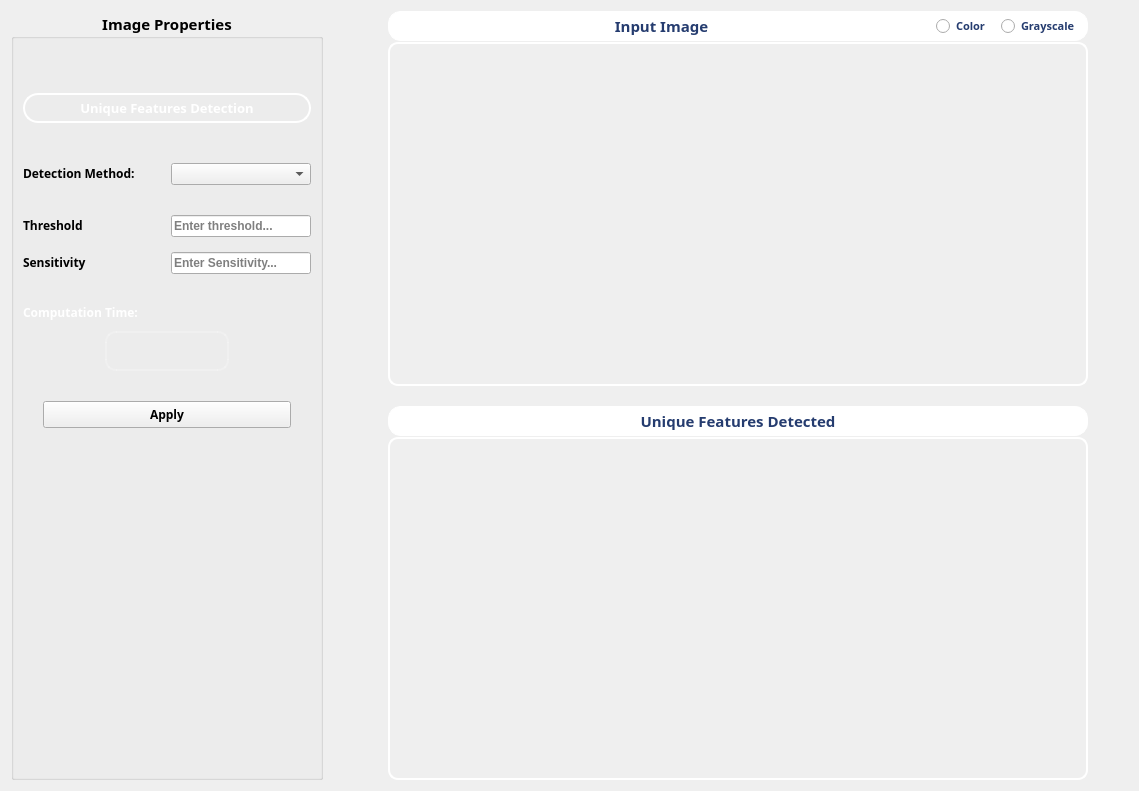
      <widget class="QWidget" name="tab_harris_lambda">
       <attribute name="title">
        <string>Feature Detection</string>
       </attribute>
       <layout class="QGridLayout" name="gridLayout_121">
        <item row="0" column="0">
         <layout class="QGridLayout" name="gridLayout_120">
          <property name="horizontalSpacing">
           <number>25</number>
          </property>
          <item row="0" column="0">
           <widget class="QGroupBox" name="groupBox_8">
            <property name="minimumSize">
             <size>
              <width>312</width>
              <height>0</height>
             </size>
            </property>
            <property name="maximumSize">
             <size>
              <width>312</width>
              <height>16777215</height>
             </size>
            </property>
            <property name="font">
             <font>
              <family>Yu Gothic UI Semibold</family>
              <pointsize>11</pointsize>
              <weight>75</weight>
              <italic>false</italic>
              <bold>true</bold>
              <underline>false</underline>
             </font>
            </property>
            <property name="title">
             <string>Image Properties</string>
            </property>
            <property name="alignment">
             <set>Qt::AlignCenter</set>
            </property>
            <layout class="QGridLayout" name="gridLayout_157">
             <item row="0" column="0">
              <spacer name="verticalSpacer_5">
               <property name="orientation">
                <enum>Qt::Vertical</enum>
               </property>
               <property name="sizeType">
                <enum>QSizePolicy::Maximum</enum>
               </property>
               <property name="sizeHint" stdset="0">
                <size>
                 <width>20</width>
                 <height>45</height>
                </size>
               </property>
              </spacer>
             </item>
             <item row="1" column="0">
              <layout class="QGridLayout" name="gridLayout_119">
               <property name="verticalSpacing">
                <number>40</number>
               </property>
               <item row="0" column="0">
                <widget class="QLabel" name="label_62">
                 <property name="sizePolicy">
                  <sizepolicy hsizetype="Preferred" vsizetype="Fixed">
                   <horstretch>0</horstretch>
                   <verstretch>0</verstretch>
                  </sizepolicy>
                 </property>
                 <property name="minimumSize">
                  <size>
                   <width>0</width>
                   <height>30</height>
                  </size>
                 </property>
                 <property name="maximumSize">
                  <size>
                   <width>16777215</width>
                   <height>30</height>
                  </size>
                 </property>
                 <property name="font">
                  <font>
                   <family>Yu Gothic UI Semibold</family>
                   <pointsize>10</pointsize>
                   <weight>75</weight>
                   <italic>false</italic>
                   <bold>true</bold>
                   <underline>false</underline>
                  </font>
                 </property>
                 <property name="styleSheet">
                  <string notr="true">background-color: rgba(255, 255, 255, 0);
color: white;
border: 2px solid white;
border-radius: 15px;</string>
                 </property>
                 <property name="text">
                  <string>Unique Features Detection</string>
                 </property>
                 <property name="alignment">
                  <set>Qt::AlignCenter</set>
                 </property>
                </widget>
               </item>
               <item row="1" column="0">
                <layout class="QGridLayout" name="gridLayout_118">
                 <property name="verticalSpacing">
                  <number>30</number>
                 </property>
                 <item row="0" column="0">
                  <layout class="QGridLayout" name="gridLayout_108">
                   <property name="verticalSpacing">
                    <number>30</number>
                   </property>
                   <item row="0" column="0">
                    <layout class="QGridLayout" name="gridLayout_105">
                     <item row="0" column="0">
                      <widget class="QLabel" name="label_64">
                       <property name="maximumSize">
                        <size>
                         <width>188</width>
                         <height>16777215</height>
                        </size>
                       </property>
                       <property name="font">
                        <font>
                         <family>Yu Gothic UI Semibold</family>
                         <pointsize>9</pointsize>
                        </font>
                       </property>
                       <property name="text">
                        <string>&lt;html&gt;&lt;head/&gt;&lt;body&gt;&lt;p&gt;Detection Method:&lt;/p&gt;&lt;/body&gt;&lt;/html&gt;</string>
                       </property>
                       <property name="wordWrap">
                        <bool>false</bool>
                       </property>
                       <property name="margin">
                        <number>0</number>
                       </property>
                      </widget>
                     </item>
                     <item row="0" column="1">
                      <widget class="QComboBox" name="comboBox_detection_method">
                       <property name="sizePolicy">
                        <sizepolicy hsizetype="Fixed" vsizetype="Fixed">
                         <horstretch>0</horstretch>
                         <verstretch>0</verstretch>
                        </sizepolicy>
                       </property>
                       <property name="minimumSize">
                        <size>
                         <width>140</width>
                         <height>0</height>
                        </size>
                       </property>
                       <property name="maximumSize">
                        <size>
                         <width>140</width>
                         <height>16777215</height>
                        </size>
                       </property>
                       <property name="font">
                        <font>
                         <family>Yu Gothic UI</family>
                         <pointsize>9</pointsize>
                        </font>
                       </property>
                       <property name="cursor">
                        <cursorShape>PointingHandCursor</cursorShape>
                       </property>
                       <property name="toolTip">
                        <string>Choose feature-detection method</string>
                       </property>
                       <property name="currentIndex">
                        <number>-1</number>
                       </property>
                       <item>
                        <property name="text">
                         <string>Harris</string>
                        </property>
                       </item>
                       <item>
                        <property name="text">
                         <string>Lambda-Minus</string>
                        </property>
                       </item>
                      </widget>
                     </item>
                    </layout>
                   </item>
                   <item row="1" column="0">
                    <layout class="QGridLayout" name="gridLayout_102">
                     <property name="verticalSpacing">
                      <number>15</number>
                     </property>
                     <item row="0" column="0">
                      <layout class="QGridLayout" name="gridLayout_164" columnstretch="0,0">
                       <property name="verticalSpacing">
                        <number>10</number>
                       </property>
                       <item row="0" column="0">
                        <widget class="QLabel" name="label_70">
                         <property name="sizePolicy">
                          <sizepolicy hsizetype="Preferred" vsizetype="Fixed">
                           <horstretch>0</horstretch>
                           <verstretch>0</verstretch>
                          </sizepolicy>
                         </property>
                         <property name="font">
                          <font>
                           <family>Yu Gothic UI Semibold</family>
                           <pointsize>9</pointsize>
                           <weight>75</weight>
                           <italic>false</italic>
                           <bold>true</bold>
                           <underline>false</underline>
                          </font>
                         </property>
                         <property name="text">
                          <string>Threshold</string>
                         </property>
                        </widget>
                       </item>
                       <item row="0" column="1">
                        <widget class="QLineEdit" name="lineEdit_threshold">
                         <property name="sizePolicy">
                          <sizepolicy hsizetype="Fixed" vsizetype="Fixed">
                           <horstretch>0</horstretch>
                           <verstretch>0</verstretch>
                          </sizepolicy>
                         </property>
                         <property name="minimumSize">
                          <size>
                           <width>130</width>
                           <height>0</height>
                          </size>
                         </property>
                         <property name="maximumSize">
                          <size>
                           <width>140</width>
                           <height>16777215</height>
                          </size>
                         </property>
                         <property name="font">
                          <font>
                           <family>Yu Gothic UI</family>
                           <pointsize>9</pointsize>
                           <weight>75</weight>
                           <italic>false</italic>
                           <bold>true</bold>
                           <underline>false</underline>
                          </font>
                         </property>
                         <property name="cursor">
                          <cursorShape>IBeamCursor</cursorShape>
                         </property>
                         <property name="toolTip">
                          <string>Enter threshold value</string>
                         </property>
                         <property name="cursorPosition">
                          <number>0</number>
                         </property>
                         <property name="alignment">
                          <set>Qt::AlignLeading|Qt::AlignLeft|Qt::AlignVCenter</set>
                         </property>
                         <property name="placeholderText">
                          <string>Enter threshold...</string>
                         </property>
                         <property name="clearButtonEnabled">
                          <bool>false</bool>
                         </property>
                        </widget>
                       </item>
                      </layout>
                     </item>
                     <item row="1" column="0">
                      <layout class="QGridLayout" name="gridLayout_160" columnstretch="0,0">
                       <property name="verticalSpacing">
                        <number>10</number>
                       </property>
                       <item row="0" column="0">
                        <widget class="QLabel" name="label_68">
                         <property name="sizePolicy">
                          <sizepolicy hsizetype="Preferred" vsizetype="Fixed">
                           <horstretch>0</horstretch>
                           <verstretch>0</verstretch>
                          </sizepolicy>
                         </property>
                         <property name="font">
                          <font>
                           <family>Yu Gothic UI Semibold</family>
                           <pointsize>9</pointsize>
                           <weight>75</weight>
                           <italic>false</italic>
                           <bold>true</bold>
                           <underline>false</underline>
                          </font>
                         </property>
                         <property name="text">
                          <string>Sensitivity</string>
                         </property>
                        </widget>
                       </item>
                       <item row="0" column="1">
                        <widget class="QLineEdit" name="lineEdit_sensitivity">
                         <property name="sizePolicy">
                          <sizepolicy hsizetype="Fixed" vsizetype="Fixed">
                           <horstretch>0</horstretch>
                           <verstretch>0</verstretch>
                          </sizepolicy>
                         </property>
                         <property name="minimumSize">
                          <size>
                           <width>130</width>
                           <height>0</height>
                          </size>
                         </property>
                         <property name="maximumSize">
                          <size>
                           <width>140</width>
                           <height>16777215</height>
                          </size>
                         </property>
                         <property name="font">
                          <font>
                           <family>Yu Gothic UI</family>
                           <pointsize>9</pointsize>
                           <weight>75</weight>
                           <italic>false</italic>
                           <bold>true</bold>
                           <underline>false</underline>
                          </font>
                         </property>
                         <property name="cursor">
                          <cursorShape>IBeamCursor</cursorShape>
                         </property>
                         <property name="toolTip">
                          <string>Enter sensitivity value</string>
                         </property>
                         <property name="cursorPosition">
                          <number>0</number>
                         </property>
                         <property name="alignment">
                          <set>Qt::AlignLeading|Qt::AlignLeft|Qt::AlignVCenter</set>
                         </property>
                         <property name="placeholderText">
                          <string>Enter Sensitivity...</string>
                         </property>
                         <property name="clearButtonEnabled">
                          <bool>false</bool>
                         </property>
                        </widget>
                       </item>
                      </layout>
                     </item>
                    </layout>
                   </item>
                  </layout>
                 </item>
                 <item row="1" column="0">
                  <layout class="QGridLayout" name="gridLayout_158">
                   <property name="verticalSpacing">
                    <number>10</number>
                   </property>
                   <item row="1" column="1">
                    <widget class="QLabel" name="label_computation_time">
                     <property name="sizePolicy">
                      <sizepolicy hsizetype="Preferred" vsizetype="Fixed">
                       <horstretch>0</horstretch>
                       <verstretch>0</verstretch>
                      </sizepolicy>
                     </property>
                     <property name="minimumSize">
                      <size>
                       <width>124</width>
                       <height>40</height>
                      </size>
                     </property>
                     <property name="maximumSize">
                      <size>
                       <width>113</width>
                       <height>16777215</height>
                      </size>
                     </property>
                     <property name="font">
                      <font>
                       <family>Yu Gothic UI Semibold</family>
                       <pointsize>11</pointsize>
                       <weight>75</weight>
                       <bold>true</bold>
                      </font>
                     </property>
                     <property name="toolTip">
                      <string>Computation time</string>
                     </property>
                     <property name="styleSheet">
                      <string notr="true">border: 2px solid rgba(255, 255, 255, 50);
border-radius: 11px;
color: white;</string>
                     </property>
                     <property name="text">
                      <string/>
                     </property>
                     <property name="alignment">
                      <set>Qt::AlignCenter</set>
                     </property>
                    </widget>
                   </item>
                   <item row="1" column="2">
                    <spacer name="horizontalSpacer_32">
                     <property name="orientation">
                      <enum>Qt::Horizontal</enum>
                     </property>
                     <property name="sizeHint" stdset="0">
                      <size>
                       <width>40</width>
                       <height>20</height>
                      </size>
                     </property>
                    </spacer>
                   </item>
                   <item row="1" column="0">
                    <spacer name="horizontalSpacer_33">
                     <property name="orientation">
                      <enum>Qt::Horizontal</enum>
                     </property>
                     <property name="sizeHint" stdset="0">
                      <size>
                       <width>40</width>
                       <height>20</height>
                      </size>
                     </property>
                    </spacer>
                   </item>
                   <item row="0" column="0" colspan="3">
                    <widget class="QLabel" name="label_71">
                     <property name="sizePolicy">
                      <sizepolicy hsizetype="Preferred" vsizetype="Fixed">
                       <horstretch>0</horstretch>
                       <verstretch>0</verstretch>
                      </sizepolicy>
                     </property>
                     <property name="maximumSize">
                      <size>
                       <width>222</width>
                       <height>16777215</height>
                      </size>
                     </property>
                     <property name="font">
                      <font>
                       <family>Yu Gothic UI Semibold</family>
                       <pointsize>9</pointsize>
                       <weight>75</weight>
                       <bold>true</bold>
                      </font>
                     </property>
                     <property name="styleSheet">
                      <string notr="true">border-radius: 11px;
color: white;
</string>
                     </property>
                     <property name="text">
                      <string>Computation Time:</string>
                     </property>
                    </widget>
                   </item>
                  </layout>
                 </item>
                 <item row="2" column="0">
                  <layout class="QGridLayout" name="gridLayout_161">
                   <item row="0" column="0">
                    <spacer name="horizontalSpacer_25">
                     <property name="orientation">
                      <enum>Qt::Horizontal</enum>
                     </property>
                     <property name="sizeType">
                      <enum>QSizePolicy::Fixed</enum>
                     </property>
                     <property name="sizeHint" stdset="0">
                      <size>
                       <width>20</width>
                       <height>20</height>
                      </size>
                     </property>
                    </spacer>
                   </item>
                   <item row="0" column="1">
                    <widget class="QPushButton" name="apply_harris_lambda_btn">
                     <property name="minimumSize">
                      <size>
                       <width>200</width>
                       <height>27</height>
                      </size>
                     </property>
                     <property name="font">
                      <font>
                       <family>Yu Gothic UI Semibold</family>
                       <pointsize>9</pointsize>
                       <weight>75</weight>
                       <italic>false</italic>
                       <bold>true</bold>
                       <underline>false</underline>
                      </font>
                     </property>
                     <property name="cursor">
                      <cursorShape>PointingHandCursor</cursorShape>
                     </property>
                     <property name="toolTip">
                      <string>Detect unique features in the input image</string>
                     </property>
                     <property name="text">
                      <string>Apply</string>
                     </property>
                    </widget>
                   </item>
                   <item row="0" column="2">
                    <spacer name="horizontalSpacer_26">
                     <property name="orientation">
                      <enum>Qt::Horizontal</enum>
                     </property>
                     <property name="sizeType">
                      <enum>QSizePolicy::Fixed</enum>
                     </property>
                     <property name="sizeHint" stdset="0">
                      <size>
                       <width>20</width>
                       <height>20</height>
                      </size>
                     </property>
                    </spacer>
                   </item>
                  </layout>
                 </item>
                </layout>
               </item>
              </layout>
             </item>
             <item row="2" column="0">
              <spacer name="verticalSpacer_6">
               <property name="orientation">
                <enum>Qt::Vertical</enum>
               </property>
               <property name="sizeType">
                <enum>QSizePolicy::Preferred</enum>
               </property>
               <property name="sizeHint" stdset="0">
                <size>
                 <width>20</width>
                 <height>340</height>
                </size>
               </property>
              </spacer>
             </item>
            </layout>
           </widget>
          </item>
          <item row="0" column="1">
           <layout class="QGridLayout" name="gridLayout_114">
            <property name="verticalSpacing">
             <number>20</number>
            </property>
            <item row="0" column="0">
             <layout class="QGridLayout" name="gridLayout_115" rowstretch="0,1">
              <property name="verticalSpacing">
               <number>1</number>
              </property>
              <item row="1" column="0">
               <spacer name="horizontalSpacer_15">
                <property name="orientation">
                 <enum>Qt::Horizontal</enum>
                </property>
                <property name="sizeType">
                 <enum>QSizePolicy::Preferred</enum>
                </property>
                <property name="sizeHint" stdset="0">
                 <size>
                  <width>40</width>
                  <height>20</height>
                 </size>
                </property>
               </spacer>
              </item>
              <item row="0" column="1">
               <layout class="QGridLayout" name="gridLayout_116" columnstretch="1,0">
                <property name="horizontalSpacing">
                 <number>0</number>
                </property>
                <item row="0" column="1">
                 <layout class="QGridLayout" name="gridLayout_117">
                  <property name="horizontalSpacing">
                   <number>0</number>
                  </property>
                  <item row="0" column="0">
                   <widget class="QRadioButton" name="radioButton_features_detection_color">
                    <property name="sizePolicy">
                     <sizepolicy hsizetype="Fixed" vsizetype="Fixed">
                      <horstretch>0</horstretch>
                      <verstretch>0</verstretch>
                     </sizepolicy>
                    </property>
                    <property name="minimumSize">
                     <size>
                      <width>65</width>
                      <height>30</height>
                     </size>
                    </property>
                    <property name="font">
                     <font>
                      <family>Yu Gothic UI Semibold</family>
                      <pointsize>8</pointsize>
                      <weight>75</weight>
                      <bold>true</bold>
                     </font>
                    </property>
                    <property name="cursor">
                     <cursorShape>PointingHandCursor</cursorShape>
                    </property>
                    <property name="styleSheet">
                     <string notr="true">color: rgb(37, 60, 111);
background-color: white;
border: 1px solid white;</string>
                    </property>
                    <property name="text">
                     <string>Color</string>
                    </property>
                   </widget>
                  </item>
                  <item row="0" column="1">
                   <widget class="QRadioButton" name="radioButton_features_detection_grayscale">
                    <property name="sizePolicy">
                     <sizepolicy hsizetype="Fixed" vsizetype="Fixed">
                      <horstretch>0</horstretch>
                      <verstretch>0</verstretch>
                     </sizepolicy>
                    </property>
                    <property name="minimumSize">
                     <size>
                      <width>88</width>
                      <height>30</height>
                     </size>
                    </property>
                    <property name="font">
                     <font>
                      <family>Yu Gothic UI Semibold</family>
                      <pointsize>8</pointsize>
                      <weight>75</weight>
                      <bold>true</bold>
                     </font>
                    </property>
                    <property name="cursor">
                     <cursorShape>PointingHandCursor</cursorShape>
                    </property>
                    <property name="styleSheet">
                     <string notr="true">color: rgb(37, 60, 111);
background-color: white;
border: 1px solid white;
border-top-right-radius: 13px;
border-bottom-right-radius: 13px;
padding-right: 2px;
</string>
                    </property>
                    <property name="text">
                     <string>Grayscale</string>
                    </property>
                   </widget>
                  </item>
                 </layout>
                </item>
                <item row="0" column="0">
                 <widget class="QLabel" name="label_45">
                  <property name="sizePolicy">
                   <sizepolicy hsizetype="Preferred" vsizetype="Fixed">
                    <horstretch>0</horstretch>
                    <verstretch>0</verstretch>
                   </sizepolicy>
                  </property>
                  <property name="minimumSize">
                   <size>
                    <width>147</width>
                    <height>30</height>
                   </size>
                  </property>
                  <property name="maximumSize">
                   <size>
                    <width>747</width>
                    <height>16777215</height>
                   </size>
                  </property>
                  <property name="font">
                   <font>
                    <family>Yu Gothic</family>
                    <pointsize>11</pointsize>
                    <weight>75</weight>
                    <bold>true</bold>
                   </font>
                  </property>
                  <property name="styleSheet">
                   <string notr="true">color: rgb(37, 60, 111);
background-color: white;
border: 1px solid white;
border-top-left-radius: 13px;
border-bottom-left-radius: 13px;</string>
                  </property>
                  <property name="text">
                   <string>Input Image</string>
                  </property>
                  <property name="alignment">
                   <set>Qt::AlignCenter</set>
                  </property>
                  <property name="wordWrap">
                   <bool>false</bool>
                  </property>
                 </widget>
                </item>
               </layout>
              </item>
              <item row="1" column="2">
               <spacer name="horizontalSpacer_16">
                <property name="orientation">
                 <enum>Qt::Horizontal</enum>
                </property>
                <property name="sizeType">
                 <enum>QSizePolicy::Preferred</enum>
                </property>
                <property name="sizeHint" stdset="0">
                 <size>
                  <width>40</width>
                  <height>20</height>
                 </size>
                </property>
               </spacer>
              </item>
              <item row="1" column="1">
               <widget class="ImageView" name="widget_harris_lambda_input_img" native="true">
                <property name="minimumSize">
                 <size>
                  <width>480</width>
                  <height>325</height>
                 </size>
                </property>
                <property name="maximumSize">
                 <size>
                  <width>900</width>
                  <height>16777215</height>
                 </size>
                </property>
                <property name="cursor">
                 <cursorShape>PointingHandCursor</cursorShape>
                </property>
                <property name="toolTip">
                 <string>Double-click to add an image</string>
                </property>
                <property name="styleSheet">
                 <string notr="true">border: 2px solid white;
border-radius: 10px;
color: white;
background-color: rgba(255, 255, 255, 0);</string>
                </property>
               </widget>
              </item>
             </layout>
            </item>
            <item row="1" column="0">
             <layout class="QGridLayout" name="gridLayout_104">
              <item row="0" column="0">
               <spacer name="horizontalSpacer_11">
                <property name="orientation">
                 <enum>Qt::Horizontal</enum>
                </property>
                <property name="sizeType">
                 <enum>QSizePolicy::Preferred</enum>
                </property>
                <property name="sizeHint" stdset="0">
                 <size>
                  <width>40</width>
                  <height>20</height>
                 </size>
                </property>
               </spacer>
              </item>
              <item row="0" column="1">
               <layout class="QGridLayout" name="gridLayout_103" rowstretch="0,1">
                <property name="verticalSpacing">
                 <number>1</number>
                </property>
                <item row="0" column="0">
                 <widget class="QLabel" name="label_38">
                  <property name="sizePolicy">
                   <sizepolicy hsizetype="Preferred" vsizetype="Fixed">
                    <horstretch>0</horstretch>
                    <verstretch>0</verstretch>
                   </sizepolicy>
                  </property>
                  <property name="minimumSize">
                   <size>
                    <width>0</width>
                    <height>30</height>
                   </size>
                  </property>
                  <property name="font">
                   <font>
                    <family>Yu Gothic</family>
                    <pointsize>11</pointsize>
                    <weight>75</weight>
                    <bold>true</bold>
                   </font>
                  </property>
                  <property name="styleSheet">
                   <string notr="true">color: rgb(37, 60, 111);
background-color: white;
border: 1px solid white;
border-radius: 13px;</string>
                  </property>
                  <property name="text">
                   <string>Unique Features Detected</string>
                  </property>
                  <property name="alignment">
                   <set>Qt::AlignCenter</set>
                  </property>
                 </widget>
                </item>
                <item row="1" column="0">
                 <widget class="ImageView" name="widget_harris_lambda_output_img" native="true">
                  <property name="minimumSize">
                   <size>
                    <width>700</width>
                    <height>300</height>
                   </size>
                  </property>
                  <property name="maximumSize">
                   <size>
                    <width>900</width>
                    <height>16777215</height>
                   </size>
                  </property>
                  <property name="toolTip">
                   <string/>
                  </property>
                  <property name="styleSheet">
                   <string notr="true">border: 2px solid white;
border-radius: 10px;
color: white;
background-color: rgba(255, 255, 255, 0);</string>
                  </property>
                 </widget>
                </item>
               </layout>
              </item>
              <item row="0" column="2">
               <spacer name="horizontalSpacer_31">
                <property name="orientation">
                 <enum>Qt::Horizontal</enum>
                </property>
                <property name="sizeType">
                 <enum>QSizePolicy::Preferred</enum>
                </property>
                <property name="sizeHint" stdset="0">
                 <size>
                  <width>40</width>
                  <height>20</height>
                 </size>
                </property>
               </spacer>
              </item>
             </layout>
            </item>
           </layout>
          </item>
         </layout>
        </item>
       </layout>
      </widget>
